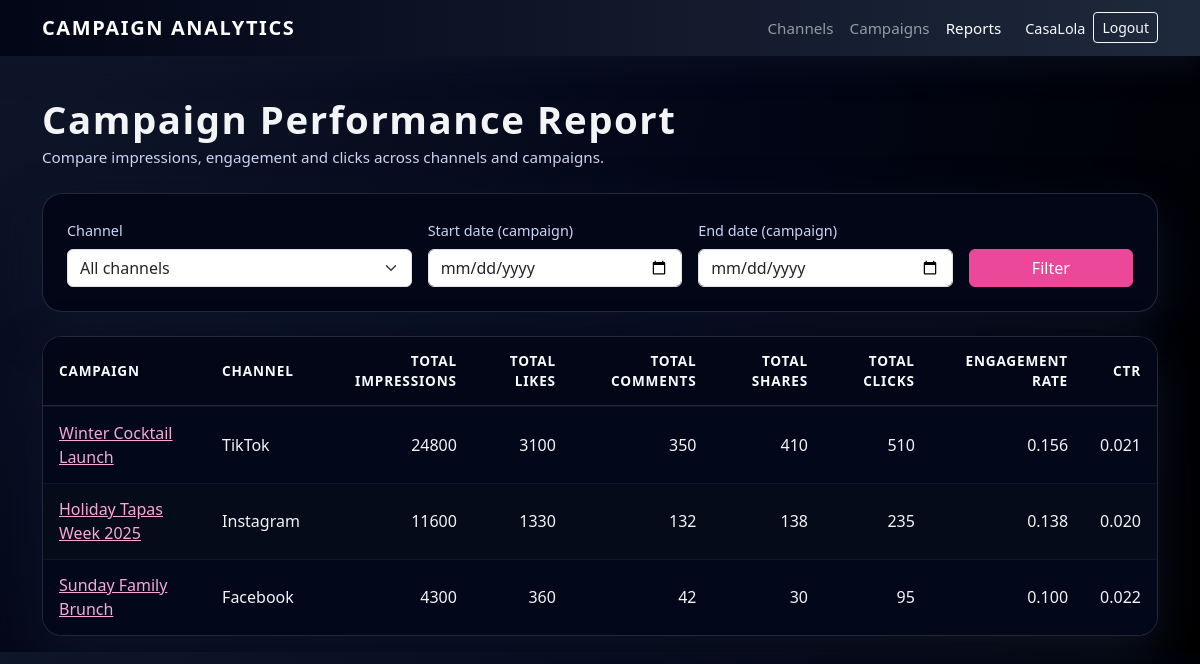
The app's page /project/reports/campaign-performance/ (signed in) with its own data.
### project/models.py (models this page shows, shortened)
class Campaign(models.Model):
    OBJECTIVE_CHOICES = [
        ('AWARENESS', 'Brand awareness'),
        ('TRAFFIC', 'Website traffic'),
        ('ENGAGEMENT', 'Engagement'),
        ('LEADS', 'Lead generation'),
    ]
    name = models.CharField(max_length=150)
    objective = models.ForeignKey(
        "Objective",
        on_delete=models.PROTECT,
        related_name="campaigns",
    )
    channel = models.ForeignKey(
        Channel,
        on_delete=models.CASCADE,
        related_name='campaigns',
    )
    start_date = models.DateField()
    end_date = models.DateField(blank=True, null=True)
    budget = models.DecimalField(max_digits=10, decimal_places=2)

class Channel(models.Model):
    owner = models.ForeignKey(
        User,
        on_delete=models.CASCADE,
        related_name='channels',
        null=True,
        blank=True,
    )
    name = models.CharField(max_length=100)
    platform_handle = models.CharField(max_length=100, blank=True)
    description = models.TextField(blank=True)

### project/views.py (the view)
# urls.py: path('reports/campaign-performance/', views.campaign_performance_report, name='campaign_performance_report'),
@login_required
def campaign_performance_report(request):
    channel_id = request.GET.get('channel')
    start_date_str = request.GET.get('start_date')
    end_date_str = request.GET.get('end_date')
    campaigns = (
        Campaign.objects
        .filter(channel__owner=request.user)
        .select_related('channel')
    )
    if channel_id:
        campaigns = campaigns.filter(channel_id=channel_id)
    if start_date_str:
        try:
            start_date = datetime.strptime(start_date_str, '%Y-%m-%d').date()
            campaigns = campaigns.filter(start_date__gte=start_date)
        except ValueError:
            start_date = None
    else:
        start_date = None
    if end_date_str:
        try:
            end_date = datetime.strptime(end_date_str, '%Y-%m-%d').date()
            campaigns = campaigns.filter(start_date__lte=end_date)
        except ValueError:
            end_date = None
    else:
        end_date = None
    results = []
    for campaign in campaigns:
        posts = campaign.posts.all().select_related('metrics')
        total_impressions = 0
        total_likes = 0
        total_comments = 0
        total_shares = 0
        total_clicks = 0
        for post in posts:
            if hasattr(post, 'metrics') and post.metrics:
                total_impressions += post.metrics.impressions
                total_likes += post.metrics.likes
                total_comments += post.metrics.comments
                total_shares += post.metrics.shares
                total_clicks += post.metrics.clicks
        if total_impressions > 0:
            engagement_rate = (total_likes + total_comments + total_shares) / total_impressions
            ctr = total_clicks / total_impressions
        else:
            engagement_rate = 0
            ctr = 0
        results.append({
            'campaign': campaign,
            'total_impressions': total_impressions,
            'total_likes': total_likes,
            'total_comments': total_comments,
            'total_shares': total_shares,
            'total_clicks': total_clicks,
            'engagement_rate': engagement_rate,
            'ctr': ctr,
        })
    results.sort(key=lambda x: x['total_impressions'], reverse=True)
    channels = Channel.objects.filter(owner=request.user)
    context = {
        'channels': channels,
        'results': results,
        'selected_channel_id': channel_id or '',
        'start_date': start_date_str or '',
        'end_date': end_date_str or '',
    }
    return render(request, 'project/report_campaign_performance.html', context)

### project/templates/project/report_campaign_performance.html (shortened to what this page needs)
{% extends "project/base.html" %}
{% block content %}
<div class="mb-4">
  <div class="col-12">
    <h1 class="page-title">Campaign Performance Report</h1>
    <p class="page-subtitle">
      Compare impressions, engagement and clicks across channels and campaigns.
    </p>
  </div>
</div>
<div class="row mb-4">
  <div class="col-12">
    <div class="card card-cl p-3 p-md-4">
      <form method="get" class="row g-3 align-items-end">
        <div class="col-md-4">
          <label class="form-label text-muted-soft">Channel</label>
          <select name="channel" class="form-select">
            <option value="">All channels</option>
          </select>
        </div>
        <div class="col-md-3">
          <label class="form-label text-muted-soft">Start date (campaign)</label>
          <input type="date"
                 name="start_date"
                 class="form-control"
                 value="{{ start_date }}">
        </div>
        <div class="col-md-3">
          <label class="form-label text-muted-soft">End date (campaign)</label>
          <input type="date"
                 name="end_date"
                 class="form-control"
                 value="{{ end_date }}">
        </div>
        <div class="col-md-2 d-grid">
          <button type="submit" class="btn btn-accent mt-3 mt-md-0">
            Filter
          </button>
        </div>
      </form>
    </div>
  </div>
</div>
<div class="row">
  <div class="col-12">
    <div class="card card-cl p-0 overflow-hidden">
      <div class="table-responsive">
        <table class="table table-borderless mb-0 cl-table">
          <thead>
            <tr>
              <th>Campaign</th>
              <th>Channel</th>
              <th class="text-end">Total Impressions</th>
              <th class="text-end">Total Likes</th>
              <th class="text-end">Total Comments</th>
              <th class="text-end">Total Shares</th>
              <th class="text-end">Total Clicks</th>
              <th class="text-end">Engagement Rate</th>
              <th class="text-end">CTR</th>
            </tr>
          </thead>
          <tbody>
            {% for row in results %}
              <tr>
                <td>
                  <a href="{% url 'project:campaign_detail' row.campaign.id %}">
                    {{ row.campaign.name }}
                  </a>
                </td>
                <td>{{ row.campaign.channel.name }}</td>
                <td class="text-end">{{ row.total_impressions }}</td>
                <td class="text-end">{{ row.total_likes }}</td>
                <td class="text-end">{{ row.total_comments }}</td>
                <td class="text-end">{{ row.total_shares }}</td>
                <td class="text-end">{{ row.total_clicks }}</td>
                <td class="text-end">{{ row.engagement_rate|floatformat:3 }}</td>
                <td class="text-end">{{ row.ctr|floatformat:3 }}</td>
              </tr>
            {% empty %}
              <tr>
                <td colspan="9" class="text-center text-muted-soft py-4">
                  No campaigns found for the selected filters.
                </td>
              </tr>
            {% endfor %}
          </tbody>
        </table>
      </div>
    </div>
  </div>
</div>
{% endblock %}

### project/templates/project/base.html (shortened to what this page needs)
{% load static %}
<!DOCTYPE html>
<html lang="en">
<head>
  <link
    rel="stylesheet"
    href="https://cdn.jsdelivr.net/npm/bootstrap@5.3.3/dist/css/bootstrap.min.css"
  >
  <link rel="stylesheet" href="{% static 'project/css/styles.css' %}">
</head>
<body>
<nav class="navbar navbar-expand-lg navbar-dark navbar-cl mb-4">
  <div class="container">
    <a class="navbar-brand" href="{% url 'project:channel_list' %}">
      CAMPAIGN ANALYTICS
    </a>
    <div class="collapse navbar-collapse justify-content-end" id="navbarNav">
      {% block nav_links %}
      <ul class="navbar-nav align-items-center">
        <li class="nav-item">
          <a class="nav-link {% if request.resolver_match.url_name == 'channel_list' %}active{% endif %}"
             href="{% url 'project:channel_list' %}">
            Channels
          </a>
        </li>
        <li class="nav-item">
          <a class="nav-link
             "
             href="{% url 'project:campaign_list' %}">
            Campaigns
          </a>
        </li>
        <li class="nav-item">
          <a class="nav-link {% if request.resolver_match.url_name == 'campaign_performance_report' %}active{% endif %}"
             href="{% url 'project:campaign_performance_report' %}">
            Reports
          </a>
        </li>
        {% if user.is_authenticated %}
          <li class="nav-item ms-3">
            <span class="navbar-text text-light text-muted-soft">
              {{ user.username }}
            </span>
          </li>
          <li class="nav-item ms-2">
            <a class="btn btn-outline-light btn-sm"
               href="{% url 'account_logout' %}">
              Logout
            </a>
          </li>
        {% endif %}
      </ul>
      {% endblock %}
    </div>
  </div>
</nav>
<div class="container py-3">
  {% block content %}{% endblock %}
</div>
</body>
</html>
</body>
</html>

### project/static/project/css/styles.css (style rules this page uses)
:root { --cl-bg: #020617; --cl-card-bg: #020617; --cl-row-dark: #020617; --cl-row-light: #020819; --cl-border: #1f2937; --cl-text-main: #f3f4f6; --cl-text-muted: #cbd5f5; --cl-header-text: #f9fafb; --cl-accent: #ec4899; --cl-accent-soft: #f9a8d4; }
body { background: radial-gradient(circle at top left, #0f172a 0, #020617 55%, #000000 100%); color: var(--cl-text-main); }
.page-title { font-size: 2.4rem; font-weight: 700; letter-spacing: 0.04em; margin-bottom: 0.25rem; color: var(--cl-text-main); }
.page-subtitle { font-size: 0.95rem; color: var(--cl-text-muted); margin-bottom: 1.5rem; }
.navbar-cl { background: linear-gradient(90deg, #020617, #1e293b); box-shadow: 0 10px 30px rgba(15, 23, 42, 0.6); }
.navbar-brand { font-weight: 700; letter-spacing: 0.08em; text-transform: uppercase; }
.nav-link { font-size: 0.95rem; }
.btn-accent { background-color: var(--cl-accent); border-color: var(--cl-accent); color: #fff; }
.card-cl { background-color: var(--cl-card-bg); border-radius: 1.25rem; border: 1px solid rgba(148, 163, 184, 0.22); box-shadow: 0 18px 45px rgba(15, 23, 42, 0.8); color: var(--cl-text-main); }
a { color: var(--cl-accent-soft); }
.text-muted-soft { color: var(--cl-text-muted); font-size: 0.9rem; }
.cl-table { background-color: #020617; color: var(--cl-text-main); border-collapse: separate; border-spacing: 0; }
.cl-table thead { background-color: #020617 !important; border-bottom: 1px solid var(--cl-border); }
.cl-table thead th { background-color: #020617 !important; color: var(--cl-header-text); font-size: 0.85rem; text-transform: uppercase; letter-spacing: 0.06em; border-bottom: 1px solid var(--cl-border); }
.cl-table tbody td, .cl-table tbody th { background-color: #020819; color: var(--cl-text-main); border-top: 1px solid rgba(15, 23, 42, 0.9); }
.cl-table tbody tr:nth-child(even) td, .cl-table tbody tr:nth-child(even) th { background-color: #050b18; }
.cl-table td, .cl-table th { padding: 0.85rem 1rem; vertical-align: middle; }
.cl-table a { color: var(--cl-accent-soft); text-decoration: underline; }

### records on screen
Campaign: campaign.name "Winter Cocktail Launch", campaign.channel.name "TikTok", total_impressions "24800", total_likes "3100", total_comments "350", total_shares "410", total_clicks "510", engagement_rate "0.156", ctr "0.021"
Campaign: campaign.name "Holiday Tapas Week 2025", campaign.channel.name "Instagram", total_impressions "11600", total_likes "1330", total_comments "132", total_shares "138", total_clicks "235", engagement_rate "0.138", ctr "0.020"
Campaign: campaign.name "Sunday Family Brunch", campaign.channel.name "Facebook", total_impressions "4300", total_likes "360", total_comments "42", total_shares "30", total_clicks "95", engagement_rate "0.100", ctr "0.022"

### other values on screen
{{ user.username }} "CasaLola"
